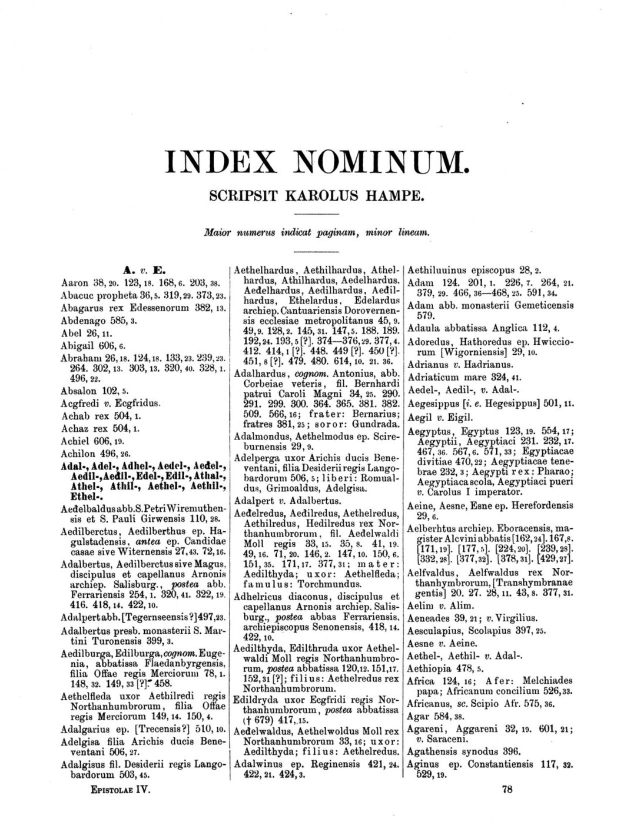
#> input picture tests/examples/index_00/img/img.jpeg, 1243 x 1664 px (shown at 1/2 size)
$ python 02_ocr.py
#> lines starting #> are read from the running program, lines starting #| are printed output that depends on the picture; after the words box and inside, x2 and y2 are one past the last pixel; in counts of white or black regions, pixels touching at a corner belong together
### img_process_class/img_process_gray.py
from typing import Self
import cv2
import numpy as np
from img_process.blur import bilateral_blur, gauss_blur, mean_blur
from img_process.contour import contour_img
from img_process.kernel_2d import sharp_kernel_2d
from img_process.morphology import (
    canny,
    dilate,
    erode,
    opening,
    remove_noise,
    thick_font,
    thin_font
)
from img_process.threshold import threshold, threshold_adapt
from img_process.utility import gray_img, invert_img, rgb_img
from img_process_class.img_process import img_process
from utility.save import get_valid_path


class img_process_gray(img_process):
    def __init__(
            self,
            img: Self | np.ndarray | str,
            abs_path:bool = False):
#> called with img = 'tests/examples/index_00/img/img.jpeg', abs_path = True
        if type(img) == Self:
            self.img:np.ndarray = img.img
        elif type(img) == str:
            self.img:np.ndarray = cv2.imread(
                filename=get_valid_path(path=img, abs_path=abs_path)
            )
#> self.img is the input picture: shape (1664, 1243, 3); min 0, max 255, mean 232.9
            if self.img is None:
                raise ValueError(f"Error: The file at path '{img}' could not be loaded.")
            self.img:np.ndarray = cv2.cvtColor(src=self.img, code=cv2.COLOR_RGB2GRAY)
#> self.img: shape (1664, 1243)
        elif type(img) == np.ndarray:
            self.img:np.ndarray = gray_img(img = img)
        else:
            raise TypeError("Error: Input must be an instance of 'img_process_gray', a NumPy array, or a file path.")

    ########################################################################################################################################################
    # img_process/morphology.py

    def remove_noice(self) -> None:
        self.img = remove_noise(img=self.img)

    def thin_font(self) -> None:
        self.img = thin_font(img=self.img)

    def thick_font(self) -> None:
        self.img = thick_font(img=self.img)

    # Increase the line width of the image
    def dilate(self, kernel: np.ndarray = np.ones(shape=(5, 5), dtype= np.uint8)) -> None:
        self.img = dilate(img=self.img, kernel= kernel)

    # Decrease the line width of the image
    def erode(self, kernel: np.ndarray = np.ones(shape=(5, 5), dtype=np.uint8)) -> None:
        self.img = erode(img=self.img, kernel=kernel)

    # erosion followed by dilation
    def opening(self, kernel: np.ndarray = np.ones(shape=(5, 5), dtype=np.uint8)) -> None:
        self.img = opening(img=self.img, kernel=kernel)

    # thin edge
    def canny(self, low_thresh: int = 100, high_thresh: int = 200) -> None:
        self.img = canny(img=self.img, low_thresh=low_thresh, high_thresh=high_thresh)

    # Blur the image for getting the format of the text
    def contour_img(
        self,
        thresh_px: None | int = None,
        kernel: np.ndarray = np.ones(shape=(2, 30)),
        ksize: int = 9,
    ) -> None:
        self.img = contour_img(
            img=self.img,
            thresh_px=thresh_px,
            kernel=kernel,
            ksize=ksize,
        )

    ########################################################################################################################################################
    # img_process/threshold.py
    # Both threshold and threshold_adapt are used for making the clear distinction
    # between background and text in output image.

    def threshold(
        self,
        method: int = cv2.THRESH_BINARY + cv2.THRESH_OTSU,
        thresh_px: int = 0,
        maxval: int = 255,
    ) -> None:
        transformation = threshold(method=method, thresh_px=thresh_px, maxval=maxval)
        self.img = transformation.edit(img=self.img)


    # [22 lines left out: functions threshold_adapt, sharp_filter2d, not called in this run]

    ########################################################################################################################################################
    # img_process/blur.py

    def mean_blur(self, w: int = 15, h:int = 15, scalar: None | int = None) -> None:
        self.img = mean_blur(img=self.img, w=w,h=h, scalar=scalar)

    def gauss_blur(self, ksize_w: int = 15, ksize_h:int = 15) -> None:
        self.img = gauss_blur(img=self.img, ksize_w=ksize_w,ksize_h=ksize_h)

    def bilateral_blur(self, ksize: int = 15, effect: int = 75) -> None:
        self.img = bilateral_blur(img=self.img, ksize=ksize, effect=effect)

    ########################################################################################################################################################
    # img_process/utility.py

    # Make the black area of the image become white and vice versa
    def invert_img(self) -> None:
        self.img = invert_img(img=self.img)

    ########################################################################################################################################################
    def get_gray_img(self):
        return self.img

    def get_rgb_img(self):
        return rgb_img(img = self.img)

### img_process/threshold.py
import cv2
import numpy as np
from img_process.utility import set_px, get_ksize, gray_img
from img_process.warning import warn_thresh
from utility.handle import get_options

class threshold:
    def __init__(
        self,
        method: int = cv2.THRESH_BINARY + cv2.THRESH_OTSU,
        thresh_px: int = 0,
        maxval: int = 255,
    ):
        self.method = method
        self.thresh_px = set_px(n=thresh_px)
        self.maxval = set_px(n=maxval)

    def edit(self, img: np.ndarray) -> np.ndarray:
        img = gray_img(img = img)
        return cv2.threshold(
            src=img, thresh=self.thresh_px, maxval=self.maxval, type=self.method
        )[1]
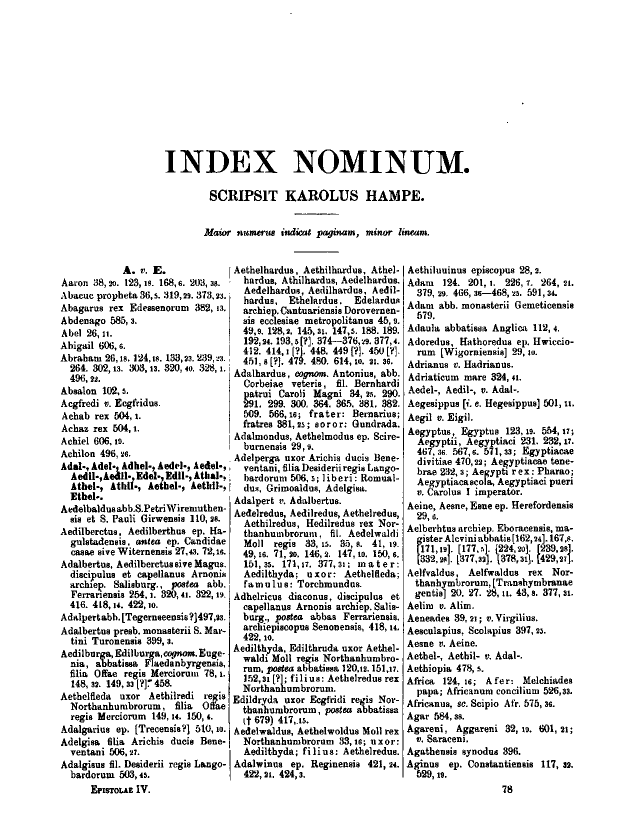
#> returned value: shape (1664, 1243) (shown at 1/2 size); 89.4% white; black in thin lines or dots, all inside (x1, y1, x2, y2) = (121, 26, 1148, 1587)

    def help() -> None:
        print(warn_thresh())


class threshold_adapt:
    # [28 lines left out: functions __init__, edit, not called in this run]

    def help() -> None:
        print(warn_thresh())

### img_process/utility.py
import cv2
import numpy as np

from img_process.warning import warn_valid_img

# Make the black area of the image become white and vice versa
def invert_img(img: np.ndarray) -> np.ndarray:
    return cv2.bitwise_not(src=img)

def get_ksize(n: int) -> int:
    n = int(n)
    if n < 3:
        return 3
    else:
        if n % 2 == 1:
            return n
        else:
            return n + 1

def set_px(n: int) -> int:
    if n < 0:
        return 0
    elif n > 255:
        return 255
    else:
        return n

def get_size(
    size: int | None, maxval: int, default_size: int = 0
) -> int:
    if type(size) == int:
        if size < 0:
            return 0
        elif size > maxval:
            return maxval
        else:
            return size
    else:
        return default_size

def gray_img(img: np.ndarray) -> np.ndarray:
    if len(img.shape) == 3:
        return cv2.cvtColor(src=img, code=cv2.COLOR_RGB2GRAY)
    elif len(img.shape) == 2:
        return np.copy(img)
    else:
        raise ValueError(warn_valid_img())

def rgb_img(img: np.ndarray) -> np.ndarray:
    if len(img.shape) == 3:
        return np.copy(img)
    elif len(img.shape) == 2:
        return cv2.cvtColor(src=img, code=cv2.COLOR_GRAY2RGB)
    else:
        raise ValueError(warn_valid_img())

def check_img(img: np.ndarray) -> np.ndarray:
    if len(img.shape) in [2,3]:
        return img
    else:
        raise ValueError(warn_valid_img())

# [12 lines left out: function get_rgb, not called in this run]

"""
Reference
1. Tesseract OCR Tutorial
* https://nanonets.com/blog/ocr-with-tesseract/
2. How to Open an Image in Python with PIL
* https://youtu.be/UxYJxcdLrs0?si=biuELY46TWTwhqvX

"""

### img_process/contour.py
import cv2
import numpy as np
from img_process.utility import get_ksize
from img_process.warning import warn_sort_contours
from utility.handle import get_options
from img_process.threshold import threshold
from img_process.utility import get_rgb, check_img, set_px

#-----------------------------------------------------------------------------------------

'''
What is contour in image processing ?

Contours can be explained simply as a curve joining all the continuous points
(along the boundary), having same color or intensity. The contours are a useful tool for
dealing with image with columns of text e.g. bill, table of contents page etc. in the
context of OCR.

Reference
-   https://youtu.be/9FCw1xo_s0I?si=nkbaYLAZCLCSGUe5
-   https://docs.opencv.org/3.4/d4/d73/tutorial_py_contours_begin.html
'''

#-----------------------------------------------------------------------------------------

# Get the array of rectangles that indicate the boundary of text in img image.
# It is recommended to transform the input image using contour_img before use this function.
def get_contours(img: np.ndarray) -> list:
    contours, hierarchy = cv2.findContours(
        image=img,
        mode=cv2.RETR_LIST,
        method=cv2.CHAIN_APPROX_SIMPLE
    )
    output = []
    for i in contours:
        output.append(cv2.boundingRect(i))
    return output

#-----------------------------------------------------------------------------------------

# Blur the image for getting the format of the text
def contour_img(
    img: np.ndarray,
    thresh_px: int = 0,
    kernel: np.ndarray = np.ones(shape=(2, 30)),
    ksize: int = 9,
) -> np.ndarray:
    # 1. Blur the image.
#> called with thresh_px = 0, kernel = array of shape (13, 3), ksize = 9
    ksize = get_ksize(n=ksize)
    img = cv2.GaussianBlur(src=img, ksize=(ksize, ksize), sigmaX=0)
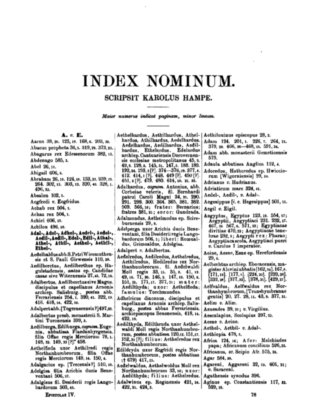
#> img: shape (1664, 1243) (shown at 1/4 size); min 0, max 255, mean 228.1
    # 2. Make the clear distinction between background and text in output image.
    transformation = threshold(
        method=cv2.THRESH_BINARY_INV + cv2.THRESH_OTSU,
        thresh_px=thresh_px,
        maxval=255)
    img=transformation.edit(img=img)
#> in edit (call 2), `return cv2.threshold( src=img, thresh=self.thresh_px, maxval=self.maxv..`:
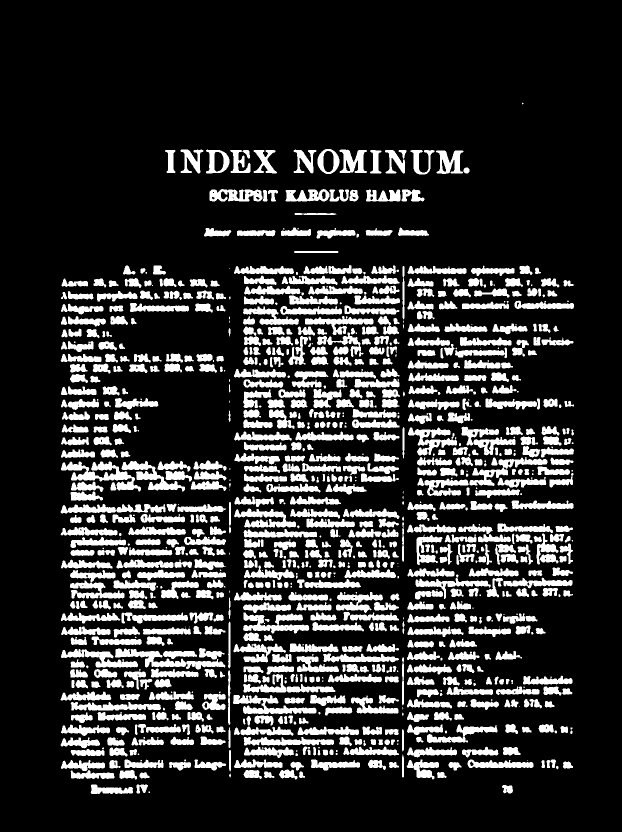
#> returned value: shape (1664, 1243) (shown at 1/2 size); 18.5% white; 1011 white regions (180 under 20 px), largest, box (x1, y1, x2, y2) and area: (122, 923, 282, 983) 3507, (230, 1297, 451, 1339) 3065, (140, 1140, 249, 1197) 2947
    # 3. Increase line width.
    img = cv2.dilate(src=img, kernel=kernel, iterations=1)
#> img: shape (1664, 1243); 38.3% white; 89 white regions
    return img

#-----------------------------------------------------------------------------------------

# Sort the get_contours(img) based on x, y, width, height and size, using this function.
'''
dilate_img = contour_img(img)
contours = get_contours(dilate_img)
sort_by_area = sort_contour(contours, 4)
'''
def sort_contours(
    contour: list, reverse: bool = False, method: int = 4
):
    method = get_options(
        input=method,
        input_options=(4, 0, 1, 2, 3),
        message=warn_sort_contours()
    )
    if method in [0, 1, 2, 3]:
        return sorted(
            contour,
            key=lambda x: x[method],
            reverse=reverse,
        )
    return sorted(
        contour,
        key=lambda x: (x[2]-x[0])*(x[3]-x[1]),
        reverse=reverse,
    )

#-----------------------------------------------------------------------------------------

# draw a rectangle in the img image.
# This function can also draw rectangle based on contour like this
# Note that : rgb == None means no color.
'''
dilate_img = contour_img(img)
contours = get_contours(dilate_img)
x, y, w, h = cv2.boundingRect(contours[0])
draw_img = rectangle(img=img, rgb=rgb,x=x, y=y, w=w, h=h)
'''
# [12 lines left out: function rectangle, not called in this run]

def line(img:np.ndarray, rgb:list[int]|int|None, x_00:int, y_00:int, x_01:int, y_01:int):
    return cv2.line(img=img, pt1 = (x_00, y_00), pt2 = (x_01, y_01), color=rgb, thickness=3)

#-----------------------------------------------------------------------------------------

def get_box_area(b:list[int]):
    return (b[0] + b[2]) * (b[1] + b[3])

### ocr_box/update_box.py

import re

import cv2
import numpy as np
import pytesseract
from pytesseract import Output

from img_process.contour import get_contours
from img_process.utility import get_size
from img_process_class.img_process_gray import img_process_gray
from img_process_class.img_process_rgb import img_process_rgb


# check if box_00 intersect with box_01
# this does not check if box_01 in box_00
# [29 lines left out: function box_boundary_checking, not called in this run]

def update_bbox(
            img:np.ndarray,
            thresh_px: int = 0,
            kernel: np.ndarray = np.ones(shape=(2, 30)),
            ksize: int = 9,
            show_result:tuple[int]|int|None|bool = None
            ) -> img_process_rgb:
        # time : O(n)
        # space: O(n)
        img_rgb = img_process_rgb(img=img)
        img:img_process_gray = img_process_gray(img=img)
        img.contour_img(
            thresh_px=thresh_px,
            kernel=kernel,
            ksize=ksize)
        if isinstance(show_result, (list, int)):
            box = get_contours(img.img)
            for b in box:
                img_rgb.rectangle(rgb=show_result, x=b[0], y=b[1], w=b[2], h=b[3])
        if show_result not in [None, False]:
            img_rgb.show_img()
        return img

def select_box(
            w:int,
            h:int,
            all_box:list[tuple[int]],
            min_x:int = 0,
            max_x:int|None = None,
            min_y:int = 0,
            max_y:int|None = None,
            min_w:int = 0,
            max_w:int|None = None,
            min_h:int = 0,
            max_h:int|None = None,
            )->list[tuple[int]]:
    # time : O(n)
    # space: O(n)
    min_x = get_size(size=min_x, maxval=w)
    min_y = get_size(size=min_y, maxval=h)
    max_x = get_size(size=max_x, maxval=w,default_size=w)
    max_y = get_size(size=max_y, maxval=h,default_size=h)

    min_w = get_size(size=min_w, maxval=w)
    min_h = get_size(size=min_h, maxval=h)
    max_w = get_size(size=max_w, maxval=w,default_size=w)
    max_h = get_size(size=max_h, maxval=h,default_size=h)

    box = []
    for i in all_box:
        if (
            (i[0] >= min_x and i[0] <= max_x) and
            (i[1] >= min_y and i[1] <= max_y) and
            (i[2] >= min_w and i[2] <= max_w) and
            (i[3] >= min_h and i[3] <= max_h)
            ):
            box.append(i)
    return box

# [81 lines left out: functions update_line, select_line, not called in this run]

def get_ocr(
            img:np.ndarray,
            lang:str = "eng",
            config:str = '',
            timeout:int = 0,
            conf:int = 50,
            search:str="",
            column:list[int] = [],
            csv_separator:str = ", ",
            first_row:int = 0,
            last_row:int|None = None
        )->tuple:
        # time : O(n)
        # space: O(n)
        # https://nanonets.com/blog/ocr-with-tesseract/
        # https://stackoverflow.com/questions/6676675/
        # in-python-how-do-i-check-if-a-string-has-alphabets-or-numbers
        col = []
        for i in column:
            if i > 0 and i < img.shape[1]:
                 col.append(i)
        col.sort()
        first_row = get_size(size=first_row, maxval=img.shape[1])
        last_row  = get_size(size=last_row, maxval=img.shape[1], default_size=img.shape[1])

        output_box = []

        d = pytesseract.image_to_data(
            img,
            output_type=Output.DICT,
            lang=lang,
            config=config,
            timeout=timeout
        )
        output_text = ""
        col_index = 0

        for i in range(len(d['text'])):
            if (
                int(d['conf'][i]) > conf
                and (search == "" or (search != "" and search in d['text'][i]))
                and (d['text'][i] != " ")
                ):
                    if len(col) > col_index and d['top'][i] > first_row and d['top'][i] < last_row:
                        if d['left'][i] > col[col_index]:
                            output_text += csv_separator
                            col_index += 1

                    output_box.append((d['left'][i], d['top'][i], d['width'][i], d['height'][i]))
                    if len(output_box) > 1:
                        if d['left'][i] <= output_box[-2][0]:
                            output_text += "\n"
                            col_index = 0

                    output_text += str(d['text'][i]).replace(" ", "")
                    if len(output_text) > 0:
                        if bool(re.match('[A-Za-z0-9]',output_text[-1])) or output_text[-1] in "\n,.!@#$%^&*()_-+=[]:;\"\'<>?~`":
                            output_text += " "
        return (
             output_box,
             output_text
        )

### ocr_box/ocr_box_editor.py
import cv2
import numpy as np
from pytesseract import Output

from img_process.contour import get_contours, sort_contours
from img_process.utility import check_img
from img_process_class.img_process_rgb import img_process_rgb
from ocr_box.get_row import (add_area, col_box, col_half, filter_half, row_box,
                             row_half)
from ocr_box.ocr import get_oem, get_osd, get_psm, save_text
from ocr_box.ocr_box_reader import ocr_box_reader
from ocr_box.update_box import (get_ocr, select_box, select_line, update_bbox,
                                update_line)
from utility.save import get_valid_path


class ocr_box_editor:
    def __init__(
            self,
            img: np.ndarray | str,
            box:list[tuple[int]] = [],
            abs_path:bool = False):
        if type(img) == str:
            img:np.ndarray = cv2.imread(
                filename=get_valid_path(path=img, abs_path=abs_path)
            )
            if img is None:
                raise ValueError(f"Error: The file at path '{img}' could not be loaded.")
        elif type(img) == np.ndarray:
            img:np.ndarray = check_img(img)
        else:
            raise TypeError("Error: Input img must be np.ndarray or str")
        self.__img:np.ndarray = img
        self.__all_box:list[np.ndarray] = box
        self.__box:list[np.ndarray] = box
        self.__output:str = ""

#-----------------------------------------------------------------------------------------
    # PURPOSE : GET PRIVATE ATTRIBUTE AS READ ONLY VARIABLE.

    def as_ocr_box_reader(self)->ocr_box_reader:
        # time : O(n)
        # space: O(n)
        return ocr_box_reader(img=self.__img, box=self.__box)

    # [19 lines left out: functions get_img, get_all_box, get_box, get_output, not called in this run]

#-----------------------------------------------------------------------------------------
    # PURPOSE : MANAGE BOX

    def sort_box(self, reverse: bool = False, method: int = 4)->None:
        # time : O(n * log(n))
        # space: O(1)
        self.__box = sort_contours(contour=self.__box, reverse=reverse, method=method)

    # [90 lines left out: functions row_box, row_half, col_box, col_half, filter_half, add_x and 3 more, not called in this run]

#-----------------------------------------------------------------------------------------
    # PURPOSE : UPDATE self.__all_box and self.__box

    def update_bbox(self,
            thresh_px: int = 0,
            kernel: np.ndarray = np.ones(shape=(13, 23)),
            ksize: int = 9,
            show_result:tuple[int]|int|None|bool = None
        ) -> img_process_rgb:
        # time : O(n)
        # space: O(n)
        output = update_bbox(
            img=self.__img,
            thresh_px = thresh_px,
            kernel = kernel,
            ksize = ksize,
            show_result=show_result
        )
        self.__all_box = get_contours(output.get_gray_img())
#> in get_contours, `contours, hierarchy = cv2.findContours( image=img, mode=cv2.RETR_LIST,..`: contours = 752 contours, 309 with area under 20; largest, box (x1, y1, x2, y2) and area: (465, 524, 801, 1565) 294420, (120, 525, 454, 1594) 228610, (812, 525, 1149, 1565) 206322, (988, 1345, 1146, 1423) 8238, (923, 1487, 1068, 1542) 5750
#> (the rest of the program and of its run is left out)
